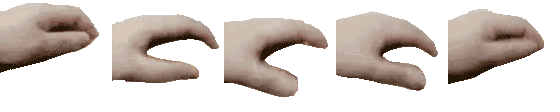
#> input picture resource/petpet_hand.png, 560 x 112 px
$ python -i glitch.py   (imports and definitions only)
#> lines starting #> are read from the running program, lines starting #| are printed output that depends on the picture; after the words box and inside, x2 and y2 are one past the last pixel; in counts of white or black regions, pixels touching at a corner belong together
### meme/gif_utils.py
"""GIF 通用工具：帧展开与类型判断，供 flip / invert / gif_speed / liquid_gif 共用"""

from PIL import Image, ImageSequence
import numpy as np
import struct


# [82 lines left out: functions is_gif, _get_background_rgba, unfold_frames, save_kwargs_for, not called in this run]


# ── LZW 编码器（GIF 格式） ──────────────────────

def _lzw_encode(data: bytes, min_code_size: int = 8) -> bytes:
    """GIF LZW 压缩。"""
    clear_code = 1 << min_code_size
    eoi_code = clear_code + 1
    next_code = eoi_code + 1
    code_size = min_code_size + 1
    max_code = 1 << code_size

    table = {}
    buf = _BitBuffer()
    buf.write(clear_code, code_size)

    prefix = data[0]
    for byte in data[1:]:
        key = (prefix << 8) | byte
        if key in table:
            prefix = table[key]
        else:
            buf.write(prefix, code_size)
            if next_code < 4096:
                table[key] = next_code
                next_code += 1
                if next_code > max_code and code_size < 12:
                    code_size += 1
                    max_code = 1 << code_size
            prefix = byte

    buf.write(prefix, code_size)
    buf.write(eoi_code, code_size)
    return buf.to_bytes()


class _BitBuffer:
    __slots__ = ('_data', '_bits', '_bit_count')

    def __init__(self):
        self._data = bytearray()
        self._bits = 0
        self._bit_count = 0

    def write(self, value: int, num_bits: int):
        self._bits |= (value & ((1 << num_bits) - 1)) << self._bit_count
        self._bit_count += num_bits
        while self._bit_count >= 8:
            self._data.append(self._bits & 0xFF)
            self._bits >>= 8
            self._bit_count -= 8

    def to_bytes(self) -> bytes:
        if self._bit_count:
            self._data.append(self._bits & 0xFF)
        return bytes(self._data)


# ── GIF 二进制写入 ─────────────────────────────

def _write_gif_sub_blocks(f, data: bytes):
    """写入 GIF sub-block 格式的数据。"""
    for i in range(0, len(data), 255):
        block = data[i:i + 255]
        f.write(struct.pack("<B", len(block)))
        f.write(block)
    f.write(b"\x00")  # 终止符


def save_rgba_gif(frames: list, durations: list, output_path: str,
                  loop: int = 0, disposal: int = 2,
                  source_palette=None, source_trans_idx=None):
    """保存 RGBA 帧列表为 GIF，正确保持透明背景。

    手工写入 GIF 二进制，确保：
    1. 所有帧共享同一个全局调色板（0 个局部调色板）
    2. 透明索引统一（所有帧同一个 transparent index）

    当提供 source_palette 时（原 GIF 的 getpalette() 结果），
    直接复用原调色板——避免重新量化导致的颜色偏移。
    适用于调速/翻转/对称等不改变像素颜色的操作。
    当未提供时（如反色操作），自动从第一帧量化生成新调色板。

    Args:
        frames: RGBA 帧列表
        durations: 每帧持续时间 (ms)
        output_path: 输出路径
        loop: 循环次数 (0=无限)
        disposal: 处置方式 (默认 2=恢复背景)
        source_palette: 可选，原 GIF 调色板 (768 bytes)
        source_trans_idx: 可选，原 GIF 透明索引
    """
    if not frames:
        return

    first_rgba = frames[0].convert("RGBA")
    has_alpha = any(
        (np.array(f.convert("RGBA").split()[-1], dtype=np.uint8) < 128).any()
        for f in frames
    )

    w, h = first_rgba.size

    # ── 1. 决定调色板 ──────────────────────
    if source_palette is not None:
        # 复用原调色板：无颜色偏移
        palette = list(source_palette)[:768]
        if len(palette) < 768:
            palette.extend([0] * (768 - len(palette)))
        trans_idx = source_trans_idx
        if trans_idx is None and has_alpha:
            # 原图无透明色但帧有透明像素 → 无可用透明索引，回退重量化
            first_p = first_rgba.quantize(colors=255, method=Image.Quantize.FASTOCTREE)
            palette = list(first_p.getpalette())[:768]
            trans_idx = first_p.info.get("transparency") or 0
            if len(palette) < 768:
                palette.extend([0] * (768 - len(palette)))
            template_p = first_p
        else:
            # 构建模板 P 图（仅用于提供给 quantize 的 palette 参考）
            template_p = Image.new("P", (1, 1))
            template_p.putpalette(palette)
    else:
        # 重新量化（反色等改变颜色的操作）
        first_p = first_rgba.quantize(colors=255, method=Image.Quantize.FASTOCTREE)
        palette = list(first_p.getpalette())[:768]
        trans_idx = first_p.info.get("transparency")
        if trans_idx is None:
            trans_idx = 0
        if len(palette) < 768:
            palette.extend([0] * (768 - len(palette)))
        template_p = first_p

    # ── 2. 将所有帧 remap 到同一调色板 ──────
    p_frames = []

    for f in frames:
        rgba = f.convert("RGBA") if f.mode != "RGBA" else f
        rgb = rgba.convert("RGB")
        quantized = rgb.quantize(palette=template_p)
        quant_arr = np.array(quantized, dtype=np.uint8)

        if trans_idx is not None and has_alpha:
            alpha = rgba.split()[-1]
            alpha_arr = np.array(alpha, dtype=np.uint8)
            quant_arr[alpha_arr < 128] = trans_idx
        p_frames.append(quant_arr)

    # ── 3. 写入 GIF 文件 ───────────────────
    with open(output_path, "wb") as f:
        # Header
        f.write(b"GIF89a")

        # Logical Screen Descriptor
        packed = 0xF7  # GCT present, 256 colors
        f.write(struct.pack("<HHBBB", w, h, packed, 0, 0))

        # Global Color Table
        f.write(bytes(palette[:768]))

        # Netscape Extension (loop)
        f.write(b"\x21\xFF\x0BNETSCAPE2.0\x03\x01")
        f.write(struct.pack("<H", loop & 0xFFFF))
        f.write(b"\x00")

        # 逐帧写入
        for i, pframe in enumerate(p_frames):
            dur_ms = durations[i] if i < len(durations) else 100
            dur_cs = max(1, min(65535, dur_ms // 10))

            # Graphic Control Extension
            disposal_bits = (disposal & 0x07) << 2
            has_trans = (trans_idx is not None and has_alpha)
            flags = disposal_bits | (0x01 if has_trans else 0x00)
            f.write(b"\x21\xF9\x04")
            t_idx = trans_idx if has_trans else 0
            f.write(struct.pack("<BHBB", flags, dur_cs, t_idx, 0))

            # Image Descriptor — 无局部调色板
            f.write(b"\x2C")
            f.write(struct.pack("<HHHH", 0, 0, w, h))
            f.write(b"\x00")

            # LZW 压缩
            min_code_size = 8
            compressed = _lzw_encode(pframe.tobytes(), min_code_size)
            f.write(struct.pack("<B", min_code_size))
            _write_gif_sub_blocks(f, compressed)

        # Trailer
        f.write(b"\x3B")

### meme/glitch.py
"""故障模块：RGB 通道分离偏移，生成赛博故障风 GIF，支持动图输入"""

import random
from PIL import Image, ImageChops
from .gif_utils import is_gif, unfold_frames, save_rgba_gif


def _glitch_frame(rgba, max_shift):
    """对单帧应用随机 RGB 通道偏移。"""
    r, g, b, a = rgba.split()
    w, h = rgba.size
    shift_rx = random.randint(-max_shift, max_shift)
    shift_ry = random.randint(-max_shift // 2, max_shift // 2)
    shift_bx = random.randint(-max_shift, max_shift)
    shift_by = random.randint(-max_shift // 2, max_shift // 2)
    r_s = ImageChops.offset(r, shift_rx, shift_ry).crop((0, 0, w, h))
    b_s = ImageChops.offset(b, shift_bx, shift_by).crop((0, 0, w, h))
    return Image.merge("RGBA", (r_s, g, b_s, a))


def glitch_image(input_path, output_path, max_shift=15, num_frames=8, frame_delay=80):
    """RGB 通道随机偏移，生成故障风 GIF。动图输入时逐帧故障。"""
#> called with input_path = '../resource/petpet_hand.png', output_path = 'out.png', max_shift = 15, num_frames = 8, frame_delay = 80
    src = Image.open(input_path)
#> src is the input picture: PIL image 560x112 P; mean R, G, B, A 64.5, 56.1, 51, 103.2
    if getattr(src, "is_animated", False):
        frames, durations = unfold_frames(src)
        processed = [_glitch_frame(f.convert("RGBA"), max_shift) for f in frames]
        save_rgba_gif(processed, durations, output_path, loop=0)
        return

    rgba = src.convert("RGBA")
    frames = [_glitch_frame(rgba, max_shift) for _ in range(num_frames)]
#> in _glitch_frame, `r, g, b, a = rgba.split()`:
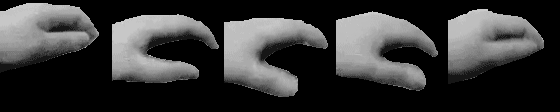
#> g: PIL image 560x112 L; min 0, max 213, mean 56.1
#> in _glitch_frame, `r, g, b, a = rgba.split()`:
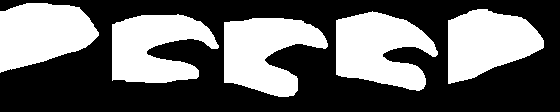
#> a: PIL image 560x112 L; 40.5% white; 5 white regions, box (x1, y1, x2, y2) and area: (336, 11, 438, 91) 5377, (224, 18, 328, 97) 5216, (0, 3, 99, 73) 4970, (112, 14, 219, 83) 4942, (448, 9, 544, 84) 4888
#> in _glitch_frame (call 8), `r_s = ImageChops.offset(r, shift_rx, shift_ry).crop((0, 0, w, h))`:
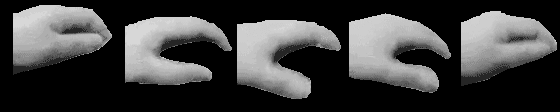
#> r_s: PIL image 560x112 L; min 0, max 230, mean 64.5
#> in _glitch_frame (call 8), `b_s = ImageChops.offset(b, shift_bx, shift_by).crop((0, 0, w, h))`:
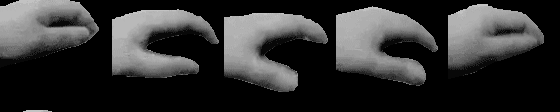
#> b_s: PIL image 560x112 L; min 0, max 195, mean 51
#> in _glitch_frame (call 8), `return Image.merge("RGBA", (r_s, g, b_s, a))`:
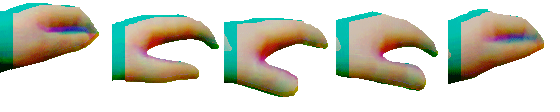
#> returned value: PIL image 560x112 RGBA; mean R, G, B, A 64.5, 56.1, 51, 103.2; transparent parts drawn white
#> frames = 8 items
    save_rgba_gif(frames, [frame_delay] * num_frames, output_path, loop=0)
#> in save_rgba_gif, `has_alpha = any( (np.array(f.convert("RGBA").split()[-1], dtype=np.uin..`: has_alpha = True
#> in save_rgba_gif, `first_p = first_rgba.quantize(colors=255, method=Image.Quantize.FASTOC..`:
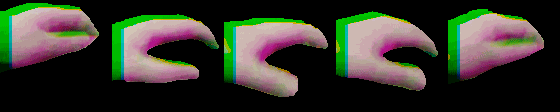
#> first_p: PIL image 560x112 P; mean R, G, B 55, 55.9, 45.8
#> in save_rgba_gif, `palette = list(first_p.getpalette())[:768]`: palette = 765 values, max 230 at index 747, min 0 at index 0, mean 101.3
#> the loop in save_rgba_gif, `for f in frames:` made 8 passes
#> after the loop in save_rgba_gif, `for f in frames:`:
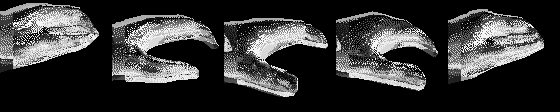
#> quant_arr: shape (112, 560); min 0, max 249, mean 53.3
#> after the loop in save_rgba_gif, `for f in frames:`: p_frames = 8 items
#> the loop in save_rgba_gif, `for i, pframe in enumerate(p_frames):` made 8 passes

>>> result = glitch_image('../resource/petpet_hand.png', 'out.png')
